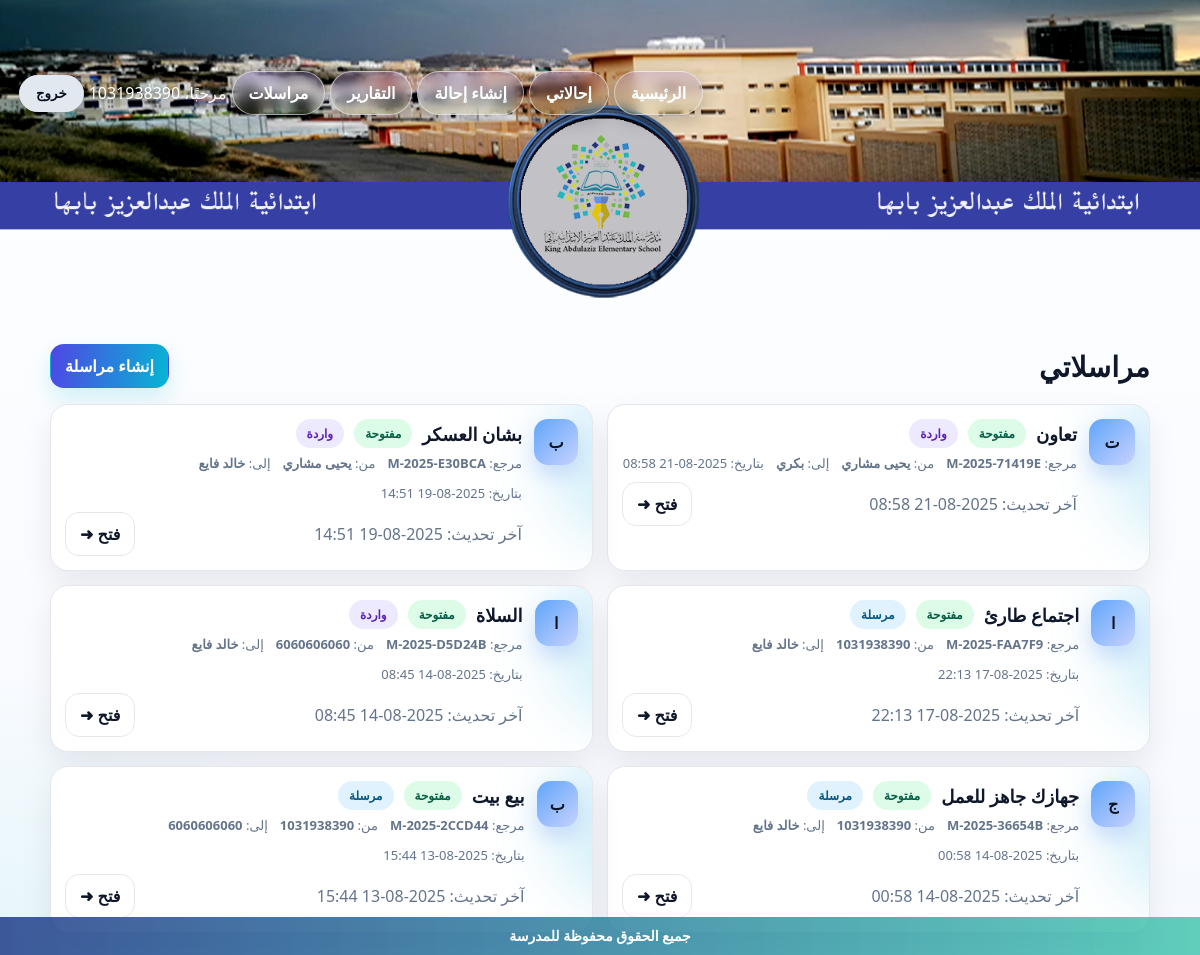
Before: /messages/ (signed in) with the older database file.
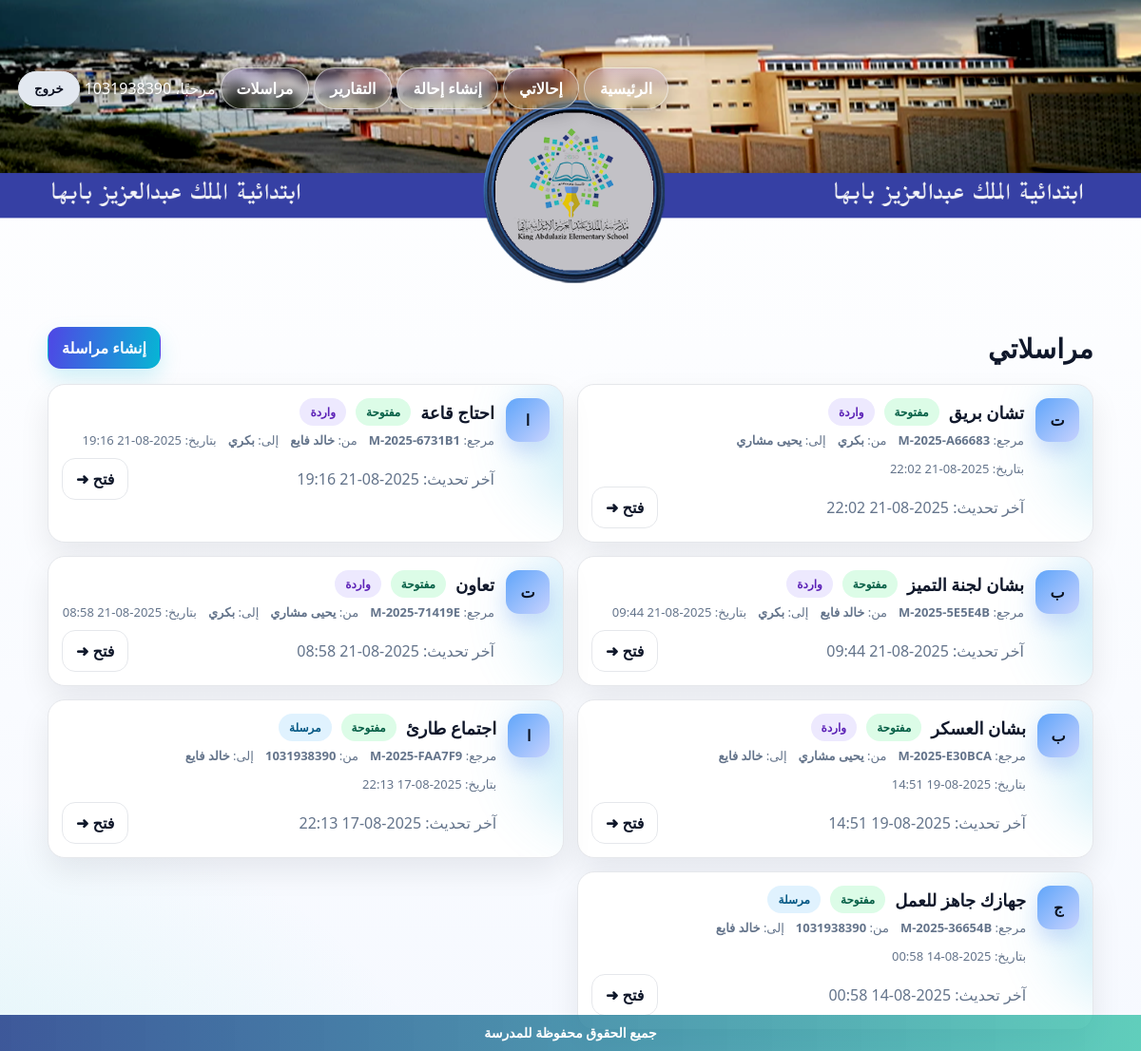
After: the same page with the newer database file.
### messaging/models.py (models this page shows, shortened)
class Thread(models.Model):
    STATUS_CHOICES = [
        ("OPEN", "مفتوحة"),
        ("CLOSED", "مغلقة"),
    ]
    reference   = models.CharField(max_length=20, default=generate_reference, unique=True, editable=False)
    subject     = models.CharField("الموضوع", max_length=140)
    sender      = models.ForeignKey(User, on_delete=models.CASCADE, related_name="sent_threads")
    recipient   = models.ForeignKey(User, on_delete=models.CASCADE, related_name="received_threads")
    status      = models.CharField("الحالة", max_length=10, choices=STATUS_CHOICES, default="OPEN")
    created_at  = models.DateTimeField(auto_now_add=True)
    updated_at  = models.DateTimeField(auto_now=True)
    class Meta:
        ordering = ["-updated_at"]

### messaging/views.py (the view)
# urls.py: path('', inbox, name='inbox'),
@login_required
def inbox(request: HttpRequest):
    if _is_manager(request.user):
        threads_base = Thread.objects.all().select_related("sender", "recipient")
    else:
        threads_base = Thread.objects.filter(
            Q(sender=request.user) | Q(recipient=request.user)
        ).select_related("sender", "recipient")
    scope = request.GET.get("scope", "all")
    if scope == "sent":
        threads_scoped = threads_base.filter(sender=request.user)
    elif scope == "inbox":
        threads_scoped = threads_base.filter(recipient=request.user) if not _is_manager(request.user) else threads_base.exclude(sender=request.user)
    else:
        threads_scoped = threads_base
    last_msg_ids = (
        Message.objects.filter(thread_id__in=threads_scoped.values("id"))
        .values("thread_id")
        .annotate(last_id=Max("id"))
        .values_list("last_id", flat=True)
    )
    last_msgs = {
        m.thread_id: m
        for m in Message.objects.filter(id__in=list(last_msg_ids)).select_related("author", "thread")
    }
    items = list(threads_scoped)
    items.sort(
        key=lambda t: (
            -(last_msgs.get(t.id).id if last_msgs.get(t.id) else 0),
            -int(t.updated_at.timestamp() if t.updated_at else 0),
            -int(t.created_at.timestamp() if t.created_at else 0),
        )
    )
    now = timezone.now()
    recent_window = now - timedelta(days=3)
    read_map = {}
    for t in items:
        lm = last_msgs.get(t.id)
        unread = False
        is_new_incoming = False
        if lm:
            unread = (lm.author_id != request.user.id)
            is_new_incoming = unread and (lm.created_at >= recent_window)
        if t.sender_id == request.user.id:
            d = "out"
        elif _is_manager(request.user):
            d = "mgr"
        else:
            d = "in"
        read_map[t.id] = {
            "unread": unread,
            "dir": d,
            "last": lm,
            "is_new_incoming": is_new_incoming,
            "css": "is-new-card" if is_new_incoming else "",
            "mark": "●" if is_new_incoming else "",
        }
        setattr(t, "last_message", lm)
        setattr(t, "is_unread", unread)
        setattr(t, "is_new_incoming", is_new_incoming)   # استعملها القالب لتلوين العنصر بالأحمر
        setattr(t, "new_mark", "●" if is_new_incoming else "")
        setattr(t, "dir", d)
    counts = {
        "all": threads_base.count(),
        "sent": threads_base.filter(sender=request.user).count(),
        "inbox": (threads_base.filter(recipient=request.user).count()
                  if not _is_manager(request.user) else threads_base.exclude(sender=request.user).count()),
    }
    return render(request, "messaging/index.html", {
        "items": items,           # قائمة المواضيع مرتبة بالأحدث
        "scope": scope,
        "counts": counts,
        "is_manager": _is_manager(request.user),
        "read_map": read_map,
    })

### messaging/views.py (called while the page is built)
def _is_manager(user):
    try:
        return bool(user.is_staff or (getattr(user, "profile", None) and user.profile.role == "مدير المدرسة"))
    except Profile.DoesNotExist:
        return bool(user.is_staff)

### referrals/context_processors.py (called while the page is built)
def active_news_ticker(request):
    try:
        obj = NewsTicker.objects.filter(is_active=True).order_by("-created_at").first()
        if obj and obj.is_visible:
            return {"news_ticker": obj}
    except Exception:
        pass
    return {"news_ticker": None}

### referrals/models.py (called while the page is built)
    @property
    def is_visible(self):
        now = timezone.now()
        if not self.is_active:
            return False
        if self.starts_at and now < self.starts_at:
            return False
        if self.ends_at and now > self.ends_at:
            return False
        return True

### templates/messaging/index.html (shortened to what this page needs)
{% load static %}
<!doctype html>
<html lang="ar" dir="rtl">
<head>
</head>
<body>
  {% include 'header.html' %}
  <div class="wrap">
    <div class="head">
      <h1 class="title">مراسلاتي</h1>
      <a class="btn btn-primary" href="{% url 'messaging:new' %}">إنشاء مراسلة</a>
    </div>
    {% if items %}
      <div class="grid">
        {% for t in items %}
          <div class="card">
            <div class="row">
              <div class="avatar" aria-hidden="true">{{ t.subject|default:"@"|slice:":1" }}</div>
              <div class="meta">
                <h3 class="subject">
                  <span>{{ t.subject }}</span>
                  {% if t.status == "OPEN" %}
                    <span class="chip chip-open">{{ t.get_status_display }}</span>
                  {% else %}
                    <span class="chip chip-closed">{{ t.get_status_display }}</span>
                  {% endif %}
                  <span class="chip {% if t.sender_id == request.user.id %}chip-out{% else %}chip-in{% endif %}">
                    {% if t.sender_id == request.user.id %}مرسلة{% else %}واردة{% endif %}
                  </span>
                </h3>
                <div class="kvs">
                  <span>مرجع: <b>{{ t.reference }}</b></span>
                  <span>من: <b>{{ t.sender.username }}</b></span>
                  <span>إلى: <b>{{ t.recipient.username }}</b></span>
                  <span>بتاريخ: {{ t.created_at|date:"Y-m-d H:i" }}</span>
                </div>
                <div class="actions">
                  <span class="muted">آخر تحديث: {{ t.updated_at|date:"Y-m-d H:i" }}</span>
                  <div class="open">
                    <a class="btn btn-ghost" href="{% url 'messaging:detail' t.pk %}">فتح ➜</a>
                  </div>
                </div>
              </div>
            </div>
          </div>
        {% endfor %}
      </div>
    {% else %}
      <div class="card muted">لا توجد مراسلات حتى الآن.</div>
    {% endif %}
  </div>
  {% include 'footer.html' %}
</body>
</html>

Changed rows visible on the page:
removed Thread: subject "ا", subject "السلاة", status "مفتوحة", shows "واردة", reference "M-2025-D5D24B", sender.username "6060606060", recipient.username "خالد فايع", created_at "2025-08-14 08:45", updated_at "2025-08-14 08:45"
removed Thread: subject "ب", subject "بيع بيت", status "مفتوحة", shows "مرسلة", reference "M-2025-2CCD44", sender.username "1031938390", recipient.username "6060606060", created_at "2025-08-13 15:44", updated_at "2025-08-13 15:44"
added Thread: subject "ت", subject "تشان بريق", status "مفتوحة", shows "واردة", reference "M-2025-A66683", sender.username "بكري", recipient.username "يحيى مشاري", created_at "2025-08-21 22:02", updated_at "2025-08-21 22:02"
added Thread: subject "ا", subject "احتاج قاعة", status "مفتوحة", shows "واردة", reference "M-2025-6731B1", sender.username "خالد فايع", recipient.username "بكري", created_at "2025-08-21 19:16", updated_at "2025-08-21 19:16"
added Thread: subject "ب", subject "بشان لجنة التميز", status "مفتوحة", shows "واردة", reference "M-2025-5E5E4B", sender.username "خالد فايع", recipient.username "بكري", created_at "2025-08-21 09:44", updated_at "2025-08-21 09:44"
